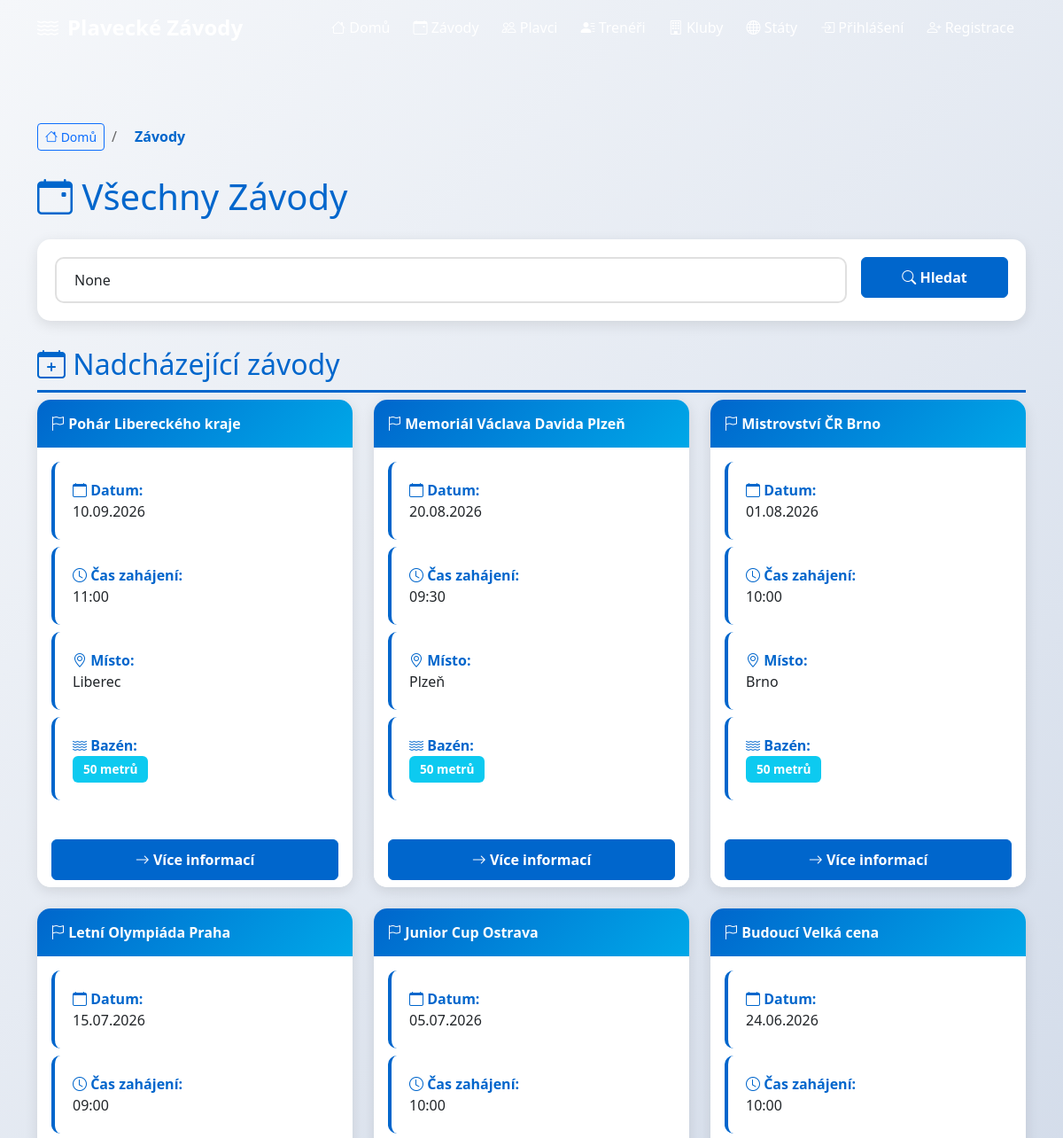
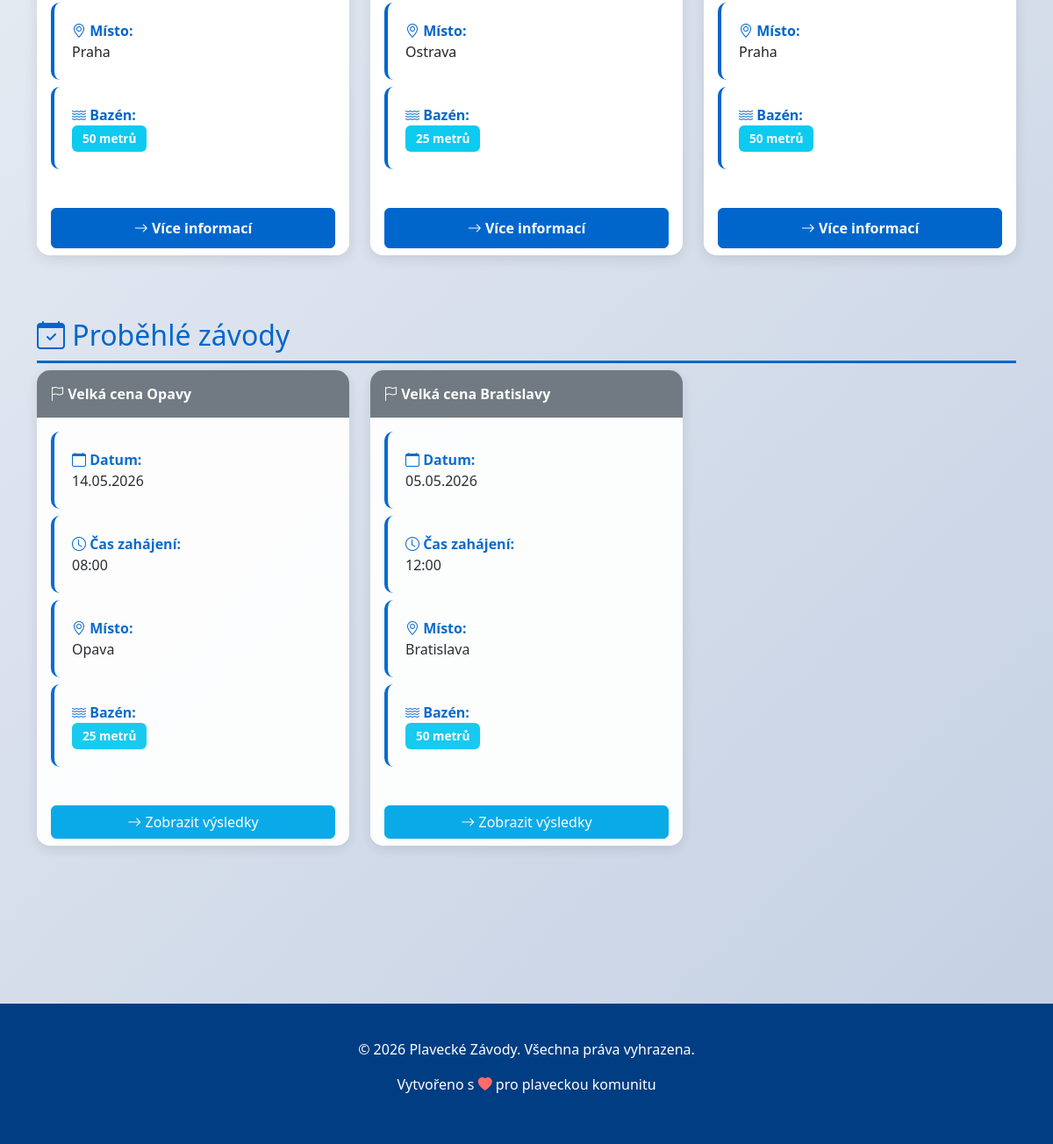
Page /zavody/ on the committed database (2 pictures, top to bottom).
### zavody/models.py (models this page shows, shortened)
class Zavod(models.Model):
    BAZEN_CHOICES = [
        ('50', '50 metrů'),
        ('25', '25 metrů'),
    ]
    zavod_id = models.AutoField(primary_key=True)
    nazev = models.CharField(max_length=100)
    datum = models.DateField(blank=True, null=True)
    cas_zahajeni = models.TimeField(blank=True, null=True)
    misto = models.CharField(max_length=20)
    bazen = models.CharField(max_length=2, choices=BAZEN_CHOICES)
    class Meta:
        db_table = 'zavod'
        verbose_name = 'Závod'
        verbose_name_plural = 'Závody'

### zavody/views.py (the view)
# urls.py: path('zavody/', views.zavody_list, name='zavody_list'),
def zavody_list(request):
    from datetime import datetime
    today = datetime.now().date()
    zavody_all = Zavod.objects.all().order_by('-datum')
    query = request.GET.get('q')
    if query:
        zavody_all = zavody_all.filter(Q(nazev__icontains=query) | Q(misto__icontains=query))
    nadchazejici = zavody_all.filter(datum__gte=today)
    probehlé = zavody_all.filter(datum__lt=today)
    context = {
        'nadchazejici': nadchazejici,
        'probehlé': probehlé,
        'query': query
    }
    return render(request, 'zavody/zavody_list.html', context)

### zavody/templates/zavody/zavody_list.html (shortened to what this page needs)
{% extends 'base.html' %}
{% block content %}
<div class="container py-5">
    <nav aria-label="breadcrumb" class="mb-4" style="display: flex; gap: 0.5rem; align-items: center;">
        <a href="{% url 'home' %}" class="btn btn-sm btn-outline-primary">
            <i class="bi bi-house"></i> Domů
        </a>
        <span style="color: #666;">/</span>
        <span style="padding: 0.5rem 0.75rem; color: #0066cc; font-weight: 600;">Závody</span>
    </nav>
    <h1 class="mb-4" style="color: var(--primary-color);">
        <i class="bi bi-calendar-event"></i> Všechny Závody
    </h1>
    <div class="search-box">
        <form method="get" class="row g-3">
            <div class="col-md-10">
                <input type="text" name="q" class="form-control" placeholder="Vyhledejte závod podle názvu nebo místa..." value="{{ query }}">
            </div>
            <div class="col-md-2">
                <button type="submit" class="btn btn-primary w-100">
                    <i class="bi bi-search"></i> Hledat
                </button>
            </div>
        </form>
    </div>
    <div class="mb-5">
        <h2 style="color: var(--primary-color); border-bottom: 3px solid var(--primary-color); padding-bottom: 10px;">
            <i class="bi bi-calendar-plus"></i> Nadcházející závody
        </h2>
        {% if nadchazejici %}
            <div class="row">
                {% for zavod in nadchazejici %}
                    <div class="col-md-6 col-lg-4 mb-4">
                        <div class="card h-100">
                            <div class="card-header" style="background: linear-gradient(135deg, var(--primary-color), var(--secondary-color));">
                                <i class="bi bi-flag"></i> {{ zavod.nazev }}
                            </div>
                            <div class="card-body">
                                <div class="info-box mb-2">
                                    <strong><i class="bi bi-calendar"></i> Datum:</strong><br>
                                    {% if zavod.datum %}
                                        {{ zavod.datum|date:"d.m.Y" }}
                                    {% else %}
                                        <span class="badge bg-warning">Neuvedeno</span>
                                    {% endif %}
                                </div>
                                <div class="info-box mb-2">
                                    <strong><i class="bi bi-clock"></i> Čas zahájení:</strong><br>
                                    {% if zavod.cas_zahajeni %}
                                        {{ zavod.cas_zahajeni|time:"H:i" }}
                                    {% else %}
                                        <span class="badge bg-warning">Neuvedeno</span>
                                    {% endif %}
                                </div>
                                <div class="info-box mb-2">
                                    <strong><i class="bi bi-geo-alt"></i> Místo:</strong><br>
                                    {{ zavod.misto }}
                                </div>
                                <div class="info-box">
                                    <strong><i class="bi bi-water"></i> Bazén:</strong><br>
                                    <span class="badge bg-info">{{ zavod.get_bazen_display }}</span>
                                </div>
                            </div>
                            <div class="card-footer bg-white border-top-0">
                                <a href="{% url 'zavod_detail' zavod.zavod_id %}" class="btn btn-primary w-100">
                                    <i class="bi bi-arrow-right"></i> Více informací
                                </a>
                            </div>
                        </div>
                    </div>
                {% endfor %}
            </div>
        {% else %}
            <div class="no-results">
                <i class="bi bi-info-circle"></i>
                <h5>Žádné nadcházející závody</h5>
                <p>V tuto chvíli není naplánován žádný závod.</p>
            </div>
        {% endif %}
    </div>
    <div class="mb-5">
        <h2 style="color: var(--primary-color); border-bottom: 3px solid var(--primary-color); padding-bottom: 10px;">
            <i class="bi bi-calendar-check"></i> Proběhlé závody
        </h2>
        {% if probehlé %}
            <div class="row">
                {% for zavod in probehlé %}
                    <div class="col-md-6 col-lg-4 mb-4">
                        <div class="card h-100" style="opacity: 0.95;">
                            <div class="card-header" style="background: #6c757d;">
                                <i class="bi bi-flag"></i> {{ zavod.nazev }}
                            </div>
                            <div class="card-body">
                                <div class="info-box mb-2">
                                    <strong><i class="bi bi-calendar"></i> Datum:</strong><br>
                                    {% if zavod.datum %}
                                        {{ zavod.datum|date:"d.m.Y" }}
                                    {% else %}
                                        <span class="badge bg-warning">Neuvedeno</span>
                                    {% endif %}
                                </div>
                                <div class="info-box mb-2">
                                    <strong><i class="bi bi-clock"></i> Čas zahájení:</strong><br>
                                    {% if zavod.cas_zahajeni %}
                                        {{ zavod.cas_zahajeni|time:"H:i" }}
                                    {% else %}
                                        <span class="badge bg-warning">Neuvedeno</span>
                                    {% endif %}
                                </div>
                                <div class="info-box mb-2">
                                    <strong><i class="bi bi-geo-alt"></i> Místo:</strong><br>
                                    {{ zavod.misto }}
                                </div>
                                <div class="info-box">
                                    <strong><i class="bi bi-water"></i> Bazén:</strong><br>
                                    <span class="badge bg-info">{{ zavod.get_bazen_display }}</span>
                                </div>
                            </div>
                            <div class="card-footer bg-white border-top-0">
                                <a href="{% url 'zavod_detail' zavod.zavod_id %}" class="btn btn-secondary w-100">
                                    <i class="bi bi-arrow-right"></i> Zobrazit výsledky
                                </a>
                            </div>
                        </div>
                    </div>
                {% endfor %}
            </div>
        {% else %}
            <div class="no-results">
                <i class="bi bi-info-circle"></i>
                <h5>Žádné proběhlé závody</h5>
                <p>Zatím se nekonaly žádné závody.</p>
            </div>
        {% endif %}
    </div>
</div>
{% endblock %}

### zavody/templates/base.html (style rules this page uses)
:root { --primary-color: #0066cc; --secondary-color: #00a8e8; --dark-color: #003d82; --light-color: #e8f4f8; }
body { font-family: 'Segoe UI', Tahoma, Geneva, Verdana, sans-serif; background: linear-gradient(135deg, #f5f7fa 0%, #c3cfe2 100%); min-height: 100vh; }
.card { border: none; border-radius: 15px; box-shadow: 0 4px 15px rgba(0, 0, 0, 0.1); transition: all 0.3s ease; overflow: hidden; }
.card-header { background: linear-gradient(135deg, var(--primary-color) 0%, var(--secondary-color) 100%); color: white; border: none; font-weight: 600; padding: 15px; }
.badge { padding: 8px 12px; font-size: 0.85rem; font-weight: 600; }
.btn-primary { background-color: var(--primary-color); border-color: var(--primary-color); font-weight: 600; padding: 10px 20px; transition: all 0.3s ease; }
.btn-secondary { background-color: var(--secondary-color); border-color: var(--secondary-color); }
.search-box { background: white; padding: 20px; border-radius: 15px; box-shadow: 0 4px 15px rgba(0, 0, 0, 0.1); margin-bottom: 30px; }
.search-box input { border: 2px solid #e0e0e0; border-radius: 10px; padding: 12px 20px; font-size: 1rem; transition: all 0.3s ease; }
.info-box { background: white; padding: 20px; border-left: 4px solid var(--primary-color); border-radius: 10px; margin-bottom: 20px; }
.info-box strong { color: var(--primary-color); }

### rows in the picture
Zavod: nazev "Pohár Libereckého kraje", datum "10.09.2026", cas_zahajeni "11:00", misto "Liberec", bazen "50 metrů"
Zavod: nazev "Memoriál Václava Davida Plzeň", datum "20.08.2026", cas_zahajeni "09:30", misto "Plzeň", bazen "50 metrů"
Zavod: nazev "Mistrovství ČR Brno", datum "01.08.2026", cas_zahajeni "10:00", misto "Brno", bazen "50 metrů"
Zavod: nazev "Letní Olympiáda Praha", datum "15.07.2026", cas_zahajeni "09:00", misto "Praha", bazen "50 metrů"
Zavod: nazev "Junior Cup Ostrava", datum "05.07.2026", cas_zahajeni "10:00", misto "Ostrava", bazen "25 metrů"
Zavod: nazev "Budoucí Velká cena", datum "24.06.2026", cas_zahajeni "10:00", misto "Praha", bazen "50 metrů"
Zavod: nazev "Velká cena Opavy", datum "14.05.2026", cas_zahajeni "08:00", misto "Opava", bazen "25 metrů"
Zavod: nazev "Velká cena Bratislavy", datum "05.05.2026", cas_zahajeni "12:00", misto "Bratislava", bazen "50 metrů"
